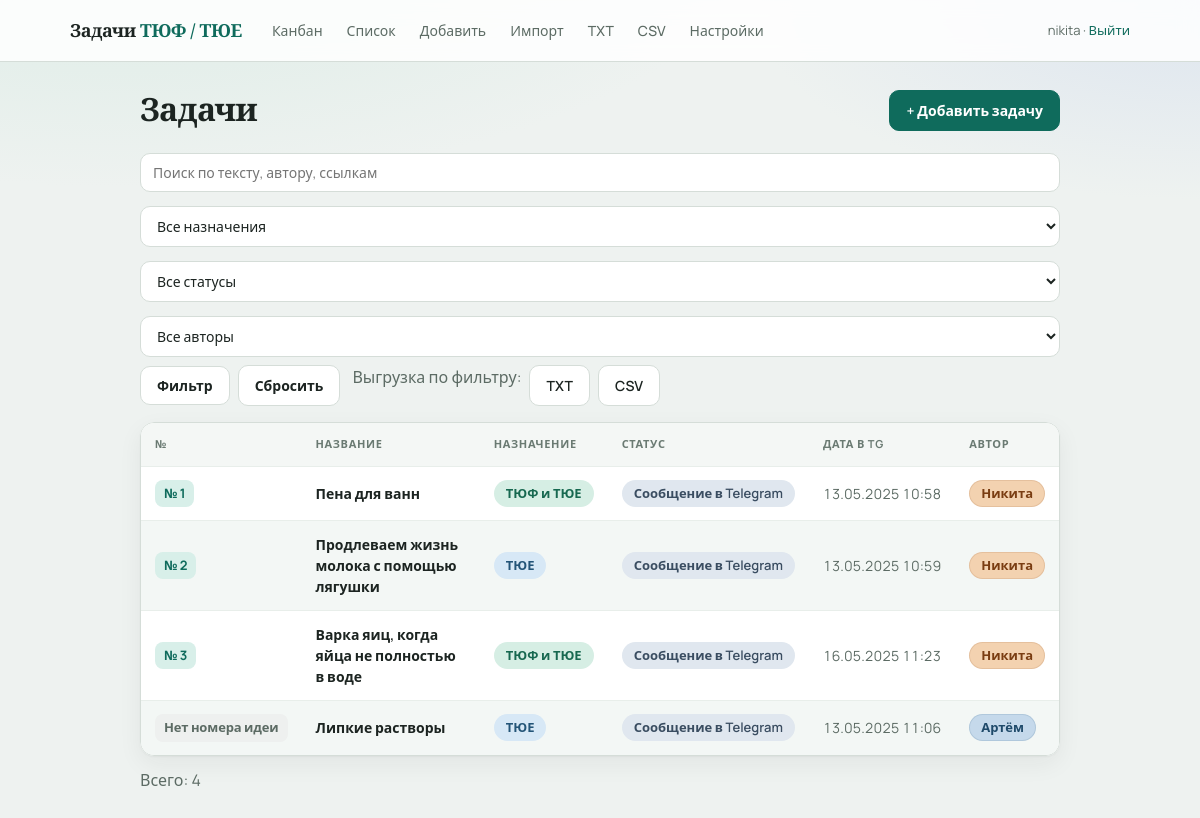
Before: / (signed in) with the older database file.
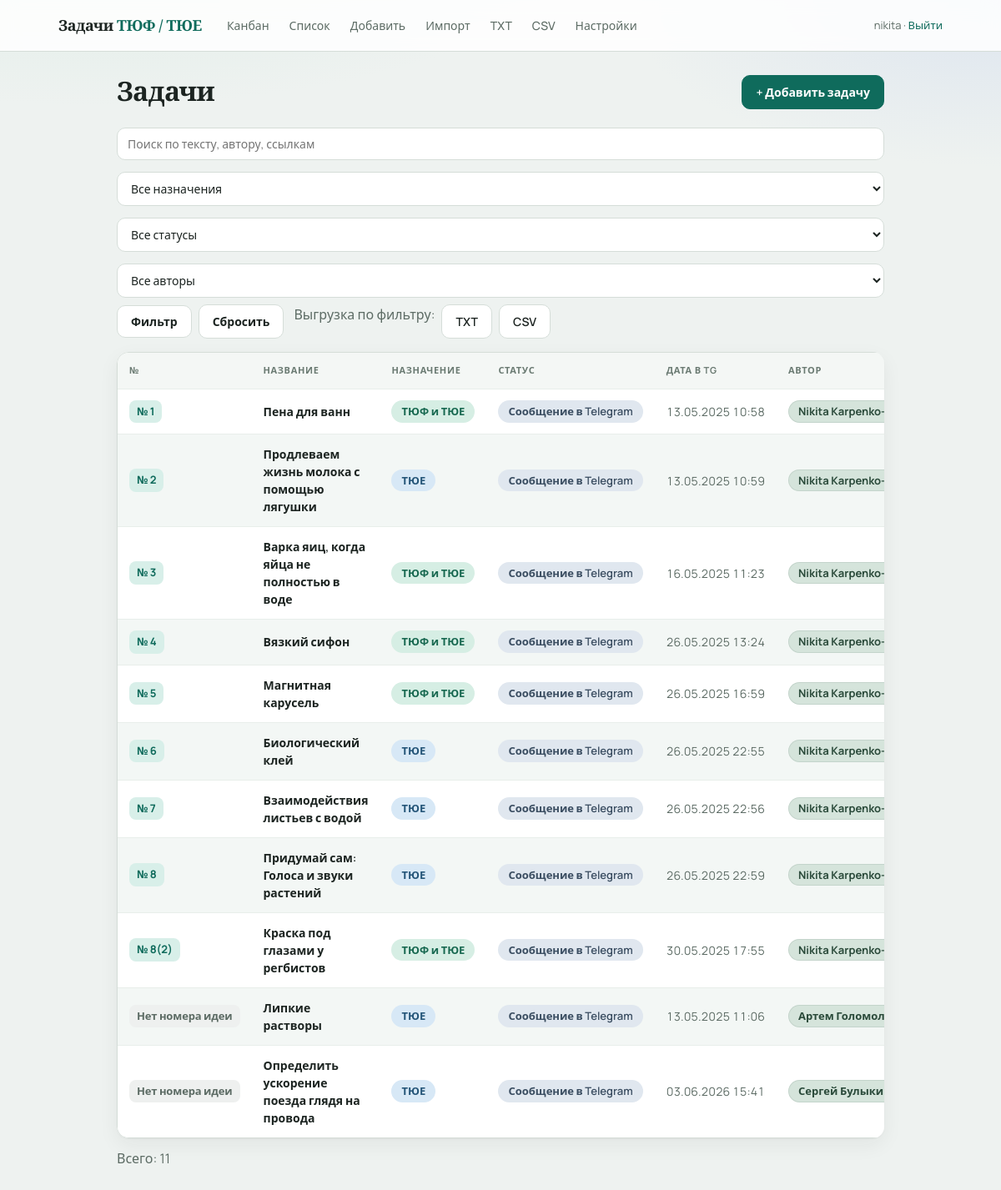
After: the same page with the newer database file.
### app/models.py (models this page shows)
class Task(Base):
    __tablename__ = "tasks"
    id = Column(Integer, primary_key=True, autoincrement=True)
    idea_number = Column(Integer, nullable=True, index=True)
    title = Column(String(500), nullable=True)
    condition = Column(Text, nullable=True)
    formulirovka = Column(Text, nullable=True)
    itogovaya_formulirovka = Column(Text, nullable=True)
    author = Column(String(100), nullable=True)
    naznachenie = Column(String(50), nullable=True)
    status = Column(String(50), default="tg", index=True)
    proverena = Column(String(20), nullable=True)
    archived = Column(Boolean, default=False, nullable=False)
    video_url = Column(String(1000), nullable=True)
    tags = Column(String(500), nullable=True)
    sources = Column(Text, nullable=True)
    telegram_url = Column(String(1000), nullable=True)
    telegram_datetime = Column(DateTime, nullable=False)
    answer_options = Column(Text, nullable=True)
    turnir = Column(String(20), nullable=True)
    turnir_year = Column(Integer, nullable=True)
    task_number = Column(Integer, nullable=True)
    etap_kk = Column(String(20), nullable=True)
    created_at = Column(DateTime, default=datetime.utcnow)
    updated_at = Column(DateTime, default=datetime.utcnow, onupdate=datetime.utcnow)
    comments = relationship(
        "Comment", back_populates="task", cascade="all, delete-orphan", order_by="Comment.created_at"
    )
    history = relationship(
        "TaskHistory",
        back_populates="task",
        cascade="all, delete-orphan",
        order_by="TaskHistory.created_at.desc()",
    )
    attachments = relationship(
        "Attachment",
        back_populates="task",
        cascade="all, delete-orphan",
        order_by="Attachment.created_at",
    )

### app/routes.py (the view)
@router.get("/", response_class=HTMLResponse)
def task_list(
    request: Request,
    db: Session = Depends(get_db),
    q: str = Query(None),
    naznachenie: str = Query(None),
    status: str = Query(None),
    author: str = Query(None),
    sort: str = Query(None),
    order: str = Query(None),
):
    user = login_required(request)
    if not user:
        return RedirectResponse("/login", status_code=303)
    author_filter = (author or "").strip() or None
    query = _filter_tasks(db, q, naznachenie, status, author_filter)
    sort_key = (sort or "").strip().lower()
    order_key = (order or "").strip().lower()
    if order_key not in ("asc", "desc"):
        order_key = "desc"
    if sort_key == "tg":
        query = query.order_by(None)
        if order_key == "asc":
            query = query.order_by(Task.telegram_datetime.asc(), Task.id.asc())
        else:
            query = query.order_by(Task.telegram_datetime.desc(), Task.id.desc())
        active_order = order_key
    else:
        sort_key = ""
        active_order = ""
    tasks = query.all()
    attach_idea_occurrences(db, tasks)
    if not sort_key:
        tasks = _sort_tasks_by_idea_display(tasks)
    return templates.TemplateResponse(
        request,
        "list.html",
        {
            "user": user,
            "tasks": tasks,
            "q": q or "",
            "naznachenie": naznachenie or "",
            "status_filter": status or "",
            "author_filter": author_filter or "",
            "authors": _author_suggestions(db),
            "sort": sort_key,
            "order": active_order,
            "naznachenie_labels": NAZNACHENIE_LABELS,
            "status_labels": STATUS_LABELS,
            "format_igraetsya": format_igraetsya,
            "format_idea_label": format_idea_label,
        },
    )

### app/templates/list.html (shortened to what this page needs)
{% extends "base.html" %}
{% block content %}
{% set qs_base = 'q=' ~ (q|urlencode) ~ '&naznachenie=' ~ (naznachenie|urlencode) ~ '&status=' ~ (status_filter|urlencode) ~ '&author=' ~ (author_filter|urlencode) %}
{% if sort == 'tg' and order == 'asc' %}
  {% set tg_next_order = 'desc' %}
  {% set tg_arrow = '↑' %}
{% elif sort == 'tg' %}
  {% set tg_next_order = 'asc' %}
  {% set tg_arrow = '↓' %}
{% else %}
  {% set tg_next_order = 'desc' %}
  {% set tg_arrow = '' %}
{% endif %}
<div class="page-header">
  <h1>Задачи</h1>
  <a class="btn primary" href="/new">+ Добавить задачу</a>
</div>
<form class="filters" method="get">
  <input type="search" name="q" value="{{ q }}" placeholder="Поиск по тексту, автору, ссылкам">
  <select name="naznachenie">
    <option value="">Все назначения</option>
  </select>
  <select name="status">
    <option value="">Все статусы</option>
  </select>
  <select name="author">
    <option value="">Все авторы</option>
  </select>
  <button type="submit" class="btn secondary">Фильтр</button>
  <a href="/" class="btn secondary">Сбросить</a>
  <span class="filters-export muted">Выгрузка по фильтру:</span>
  <a class="btn secondary" href="/export/txt?{{ qs_base }}">TXT</a>
  <a class="btn secondary" href="/export/csv?{{ qs_base }}">CSV</a>
</form>
{% if tasks %}
<div class="table-wrap">
<table class="table table-tasks">
  <thead>
    <tr>
      <th>№</th>
      <th>Название</th>
      <th>Назначение</th>
      <th>Статус</th>
      <th>
        <a class="th-sort {% if sort == 'tg' %}is-active{% endif %}"
           href="/?{{ qs_base }}&sort=tg&order={{ tg_next_order }}"
           title="Сортировать по дате в Telegram">
          Дата в TG
        </a>
      </th>
      <th>Автор</th>
    </tr>
  </thead>
  <tbody>
    {% for task in tasks %}
    <tr onclick="window.location='/tasks/{{ task.id }}'" class="clickable {% if task.status == 'archived' or task.archived %}row-archived{% endif %}">
      <td>
        <span class="idea-badge {% if task.idea_number is none %}idea-badge-empty{% endif %}">
          {{ format_idea_label(task) }}
        </span>
      </td>
      <td>
        <span class="task-title">{{ task.title or 'Без названия' }}</span>
      </td>
      <td>
        <span class="board-chip board-{{ task.naznachenie or 'none' }}">
          {{ naznachenie_labels.get(task.naznachenie or '', '—') }}
        </span>
      </td>
      <td>
        <span class="status-pill status-{{ status_pill_class(task.status) }}">
          {{ status_labels.get(task.status, task.status) }}
        </span>
        {% set ig = format_igraetsya(task) %}
      </td>
      <td class="task-date">{{ task.telegram_datetime.strftime('%d.%m.%Y %H:%M') }}</td>
      <td>
        {% if task.author %}
        <span class="author-pill author-{{ author_pill_class(task.author) }}">{{ task.author }}</span>
        {% else %}
        <span class="muted">—</span>
        {% endif %}
      </td>
    </tr>
    {% endfor %}
  </tbody>
</table>
</div>
<p class="muted table-count">Всего: {{ tasks|length }}</p>
{% else %}
<p class="empty">Задач пока нет. <a href="/new">Добавить первую</a></p>
{% endif %}
{% endblock %}

Changed rows visible on the page:
changed Task "Пена для ванн": author "Никита" → "Nikita…"
changed Task "Продлеваем жизнь молока с помощью лягушки": author "Никита" → "Nikita…"
changed Task "Варка яиц, когда яйца не полностью в воде": author "Никита" → "Nikita…"
added Task: idea_number "№ 4", title "Вязкий сифон", get "ТЮФ и ТЮЕ", get "Сообщение в Telegram", telegram_datetime "26.05.2025 13:24", author "Nikita…"
added Task: idea_number "№ 5", title "Магнитная карусель", get "ТЮФ и ТЮЕ", get "Сообщение в Telegram", telegram_datetime "26.05.2025 16:59", author "Nikita…"
added Task: idea_number "№ 6", title "Биологический клей", get "ТЮЕ", get "Сообщение в Telegram", telegram_datetime "26.05.2025 22:55", author "Nikita…"
added Task: idea_number "№ 7", title "Взаимодействия листьев с водой", get "ТЮЕ", get "Сообщение в Telegram", telegram_datetime "26.05.2025 22:56", author "Nikita…"
added Task: idea_number "№ 8", title "Придумай сам: Голоса и звуки растений", get "ТЮЕ", get "Сообщение в Telegram", telegram_datetime "26.05.2025 22:59", author "Nikita…"
added Task: idea_number "№ 8(2)", title "Краска под глазами у регбистов", get "ТЮФ и ТЮЕ", get "Сообщение в Telegram", telegram_datetime "30.05.2025 17:55", author "Nikita…"
changed Task "Липкие растворы": author "Артём" → "Артем…"
added Task: idea_number "Нет номера идеи", title "Определить ускорение поезда глядя на провода", get "ТЮЕ", get "Сообщение в Telegram", telegram_datetime "03.06.2026 15:41", author "Сергей…"
Other visible differences:
{{ tasks|length }}: "4" → "11"
